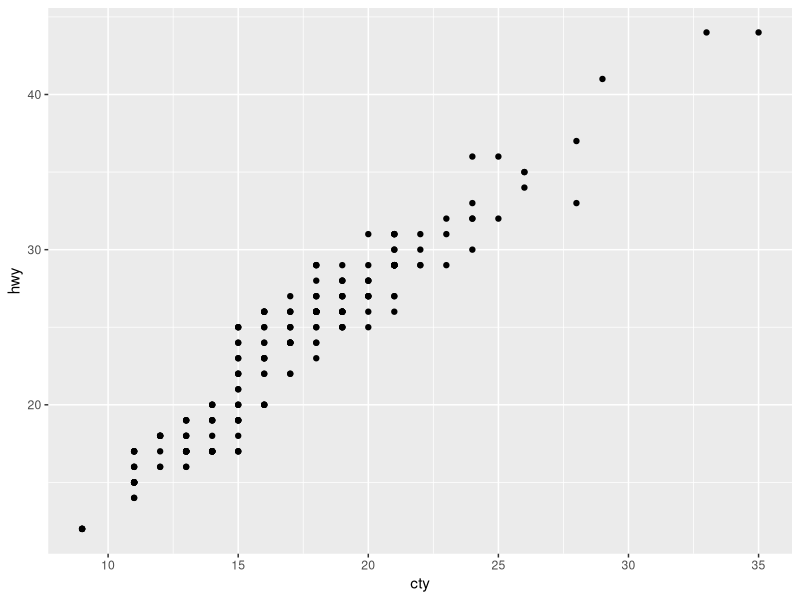
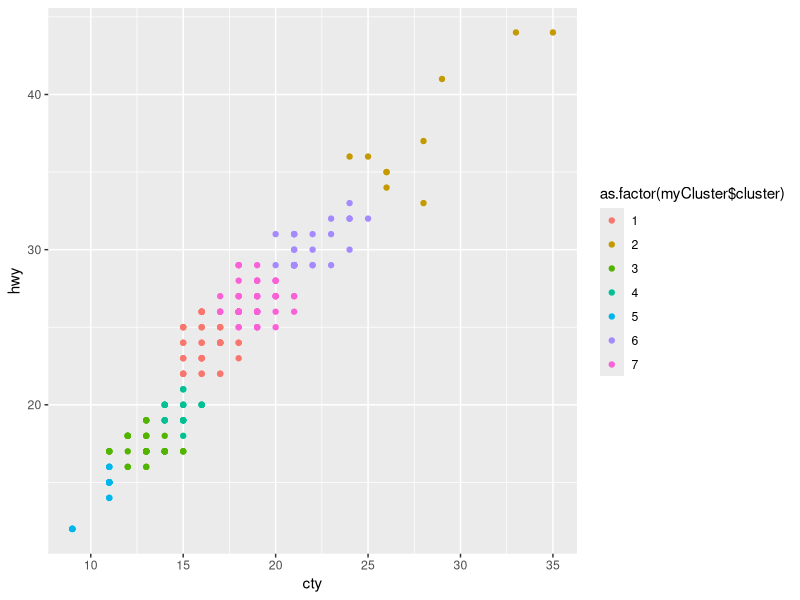

Write R code to recreate these figures, in order.
# Load the "mpg" dataset in R. Then, address the following:
library(ggplot2)
mpg=mpg
#  Plot a two dimensional scatterplot for “cty” and “hwy”.
ggplot(mpg, aes(cty,hwy)) + geom_point()

# Apply kmeans to guess the classes of cars based on their “cty” and “hwy” mpg.
myCluster = kmeans(mpg[,c("hwy", "cty")], 7)
ggplot(mpg, aes(cty,hwy, color = as.factor(myCluster$cluster))) + geom_point()
# For this purpose pick k=7 which is the number of unique classes of cars (compact, SUV, etc) and apply kmeans on only “cty” and “hwy” columns.
# Create a scatter plot for “cty” and “hwy” and add distinct colors to the dots using their cluster numbers.
